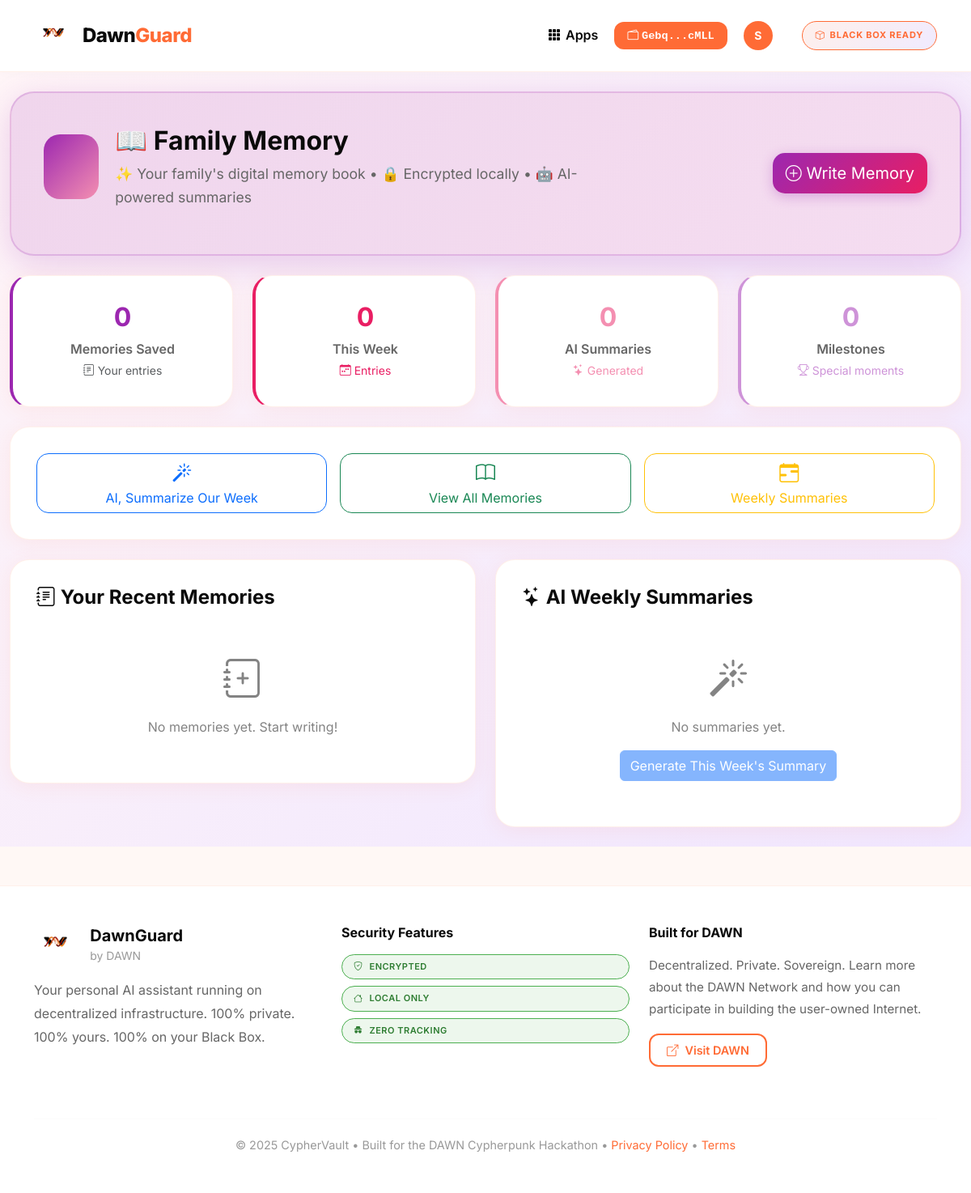
The page /memory/ (signed in) on the database as committed earlier.
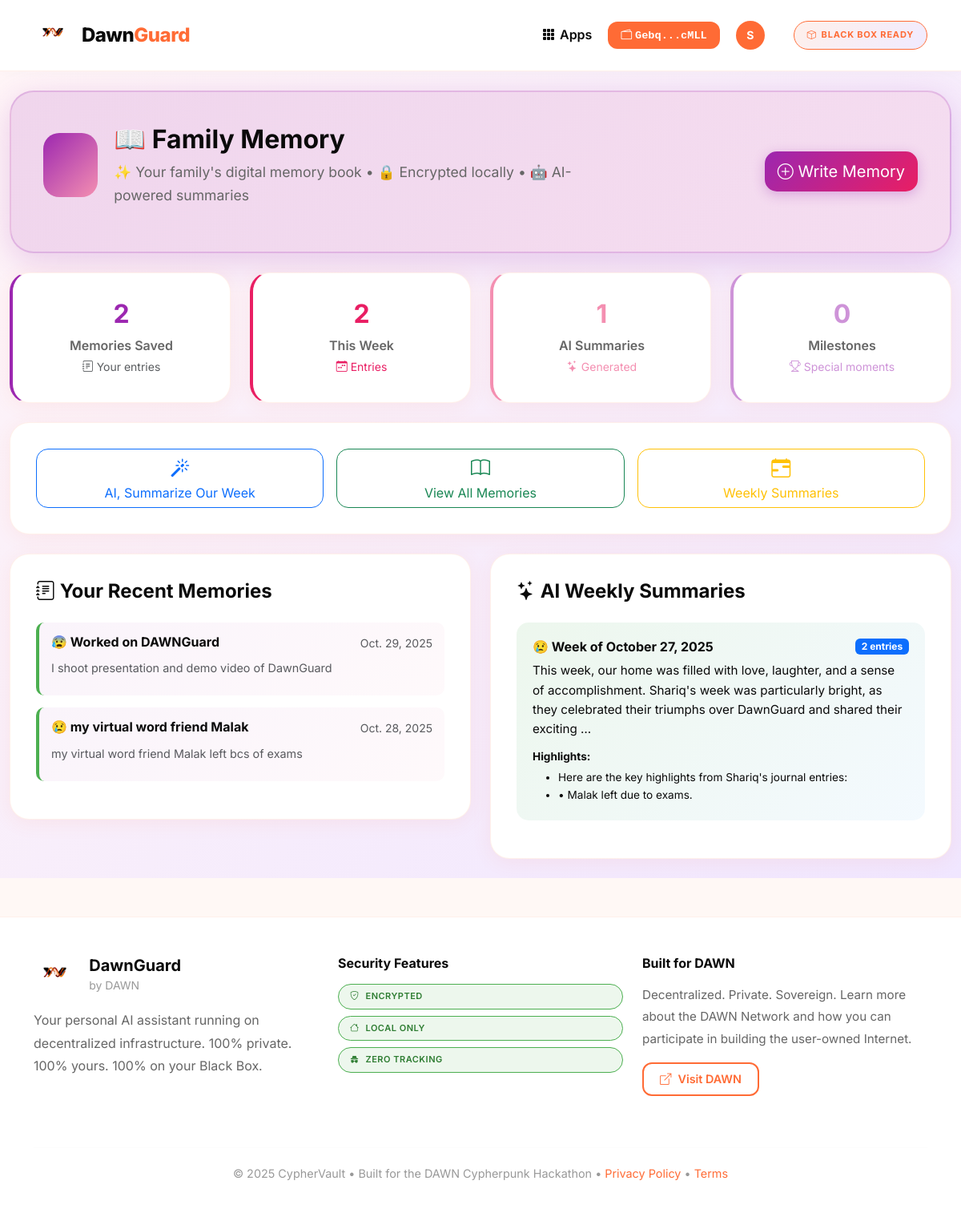
The same page on the database as committed later.
### core/models.py (models this page shows, shortened)
class FamilyJournalEntry(models.Model):
    MOOD_CHOICES = [
        ('amazing', '😄 Amazing'),
        ('happy', '😊 Happy'),
        ('okay', '😐 Okay'),
        ('sad', '😢 Sad'),
        ('stressed', '😰 Stressed'),
    ]
    author = models.ForeignKey(FamilyMember, on_delete=models.CASCADE, related_name='journal_entries')
    title = models.CharField(max_length=200)
    content = models.TextField()  # Will be encrypted
    encrypted_content = models.TextField(blank=True)
    mood = models.CharField(max_length=20, choices=MOOD_CHOICES, default='okay')
    tags = models.JSONField(default=list, blank=True)  # ["school", "sports", "family"]
    is_private = models.BooleanField(default=False)  # Only author can see
    shared_with = models.ManyToManyField(FamilyMember, blank=True, related_name='shared_journal_entries')
    entry_date = models.DateField()  # Date this entry is about
    created_at = models.DateTimeField(auto_now_add=True)
    updated_at = models.DateTimeField(auto_now=True)
    ai_processed = models.BooleanField(default=False)
    sentiment_score = models.FloatField(null=True, blank=True)  # -1.0 to 1.0
    class Meta:
        ordering = ['-entry_date', '-created_at']
        verbose_name_plural = 'Family journal entries'
        indexes = [
            models.Index(fields=['author', 'entry_date']),
        ]
    def get_mood_emoji(self):
        mood_map = {
            'amazing': '😄',
            'happy': '😊',
            'okay': '😐',
            'sad': '😢',
            'stressed': '😰',
        }
        return mood_map.get(self.mood, '😐')

class FamilyWeeklySummary(models.Model):
    week_start = models.DateField()  # Monday of the week
    week_end = models.DateField()    # Sunday of the week
    year = models.IntegerField()
    week_number = models.IntegerField()  # Week 1-52
    ai_summary = models.TextField()  # Beautiful prose summary
    highlights = models.JSONField(default=list)  # ["Emma got an A", "Family pizza night"]
    overall_mood = models.CharField(max_length=20, default='happy')
    total_entries = models.IntegerField(default=0)
    participating_members = models.JSONField(default=list)  # ["Mom", "Emma", "Dad"]
    entries = models.ManyToManyField(FamilyJournalEntry, blank=True, related_name='weekly_summaries')
    encrypted_summary = models.TextField(blank=True)
    created_at = models.DateTimeField(auto_now_add=True)
    generated_by = models.ForeignKey(FamilyMember, on_delete=models.SET_NULL, null=True, blank=True)
    class Meta:
        ordering = ['-week_start']
        unique_together = ['year', 'week_number']
        verbose_name_plural = 'Family weekly summaries'
    def get_week_label(self):
        return f"Week of {self.week_start.strftime('%B %d, %Y')}"
    def get_mood_emoji(self):
        mood_map = {
            'amazing': '😄',
            'happy': '😊',
            'okay': '😐',
            'sad': '😢',
            'stressed': '😰',
        }
        return mood_map.get(self.overall_mood, '😊')

### core/memory_views.py (the view)
# urls.py: path('memory/', memory_views.memory_home, name='memory_home'),
@login_required
def memory_home(request):
    try:
        family_member = FamilyMember.objects.get(user=request.user)
        my_entries = FamilyJournalEntry.objects.filter(
            author=family_member
        )[:5]
        shared_entries = FamilyJournalEntry.objects.filter(
            Q(is_private=False) | Q(shared_with=family_member)
        ).exclude(author=family_member)[:5]
        weekly_summaries = FamilyWeeklySummary.objects.all()[:4]
        today = date.today()
        recent_milestones = FamilyMemoryMilestone.objects.filter(
            milestone_date__lte=today
        )[:5]
        upcoming_milestones = FamilyMemoryMilestone.objects.filter(
            milestone_date__gt=today
        )[:5]
        total_entries = FamilyJournalEntry.objects.filter(author=family_member).count()
        total_summaries = FamilyWeeklySummary.objects.count()
        total_milestones = FamilyMemoryMilestone.objects.count()
        week_start = today - timedelta(days=today.weekday())
        week_end = week_start + timedelta(days=6)
        this_week_entries = FamilyJournalEntry.objects.filter(
            entry_date__gte=week_start,
            entry_date__lte=week_end
        ).count()
        context = {
            'family_member': family_member,
            'my_entries': my_entries,
            'shared_entries': shared_entries,
            'weekly_summaries': weekly_summaries,
            'recent_milestones': recent_milestones,
            'upcoming_milestones': upcoming_milestones,
            'total_entries': total_entries,
            'total_summaries': total_summaries,
            'total_milestones': total_milestones,
            'this_week_entries': this_week_entries,
            'today': today,
        }
        return render(request, 'memory/memory_home.html', context)
    except FamilyMember.DoesNotExist:
        family_member = FamilyMember.objects.create(
            user=request.user,
            display_name=request.user.username.title(),
            role='admin'
        )
        return redirect('memory_home')

### templates/memory/memory_home.html (shortened to what the changed rows need)
{% extends 'base.html' %}
{% load static %}
{% block content %}
<div class="container-fluid py-4" style="background: linear-gradient(135deg, #FFF5F7, #F0E6FF); min-height: 100vh;">
    <div class="row mb-4 animate-fade-in">
        <div class="col-12">
            <div class="memory-hero" style="background: linear-gradient(135deg, rgba(156,39,176,0.15), rgba(244,143,177,0.15)); border-radius: 30px; padding: 40px; box-shadow: 0 10px 40px rgba(156,39,176,0.2); border: 2px solid rgba(156,39,176,0.2);">
                <div class="row align-items-center">
                    <div class="col-md-8">
                        <div class="d-flex align-items-center mb-3">
                            <div>
                                <h2 class="mb-2 fw-bold" style="color: var(--dawn-dark);">
                                    📖 Family Memory
                                </h2>
                            </div>
                        </div>
                    </div>
                </div>
            </div>
        </div>
    </div>
    <div class="row g-4 mb-4">
        <div class="col-md-3">
            <div class="dawn-card text-center" style="border-left: 4px solid #9C27B0;">
                <div class="h2 mb-2 fw-bold" style="color: #9C27B0;">{{ total_entries }}</div>
                <div style="color: #666; font-weight: 600;">Memories Saved</div>
                <small class="text-muted"><i class="bi bi-journal-text"></i> Your entries</small>
            </div>
        </div>
        <div class="col-md-3">
            <div class="dawn-card text-center" style="border-left: 4px solid #E91E63;">
                <div class="h2 mb-2 fw-bold" style="color: #E91E63;">{{ this_week_entries }}</div>
                <div style="color: #666; font-weight: 600;">This Week</div>
                <small style="color: #E91E63;"><i class="bi bi-calendar-week"></i> Entries</small>
            </div>
        </div>
        <div class="col-md-3">
            <div class="dawn-card text-center" style="border-left: 4px solid #F48FB1;">
                <div class="h2 mb-2 fw-bold" style="color: #F48FB1;">{{ total_summaries }}</div>
                <div style="color: #666; font-weight: 600;">AI Summaries</div>
                <small style="color: #F48FB1;"><i class="bi bi-stars"></i> Generated</small>
            </div>
        </div>
    </div>
    <div class="row g-4">
        <div class="col-md-6">
            <div class="dawn-card">
                {% if my_entries %}
                    {% for entry in my_entries %}
                    <div class="memory-entry" style="background: linear-gradient(135deg, rgba(156,39,176,0.05), rgba(244,143,177,0.05)); border-left: 4px solid {{ entry.mood|yesno:'#4CAF50,#FF9800,#F44336' }}; border-radius: 10px; padding: 15px; margin-bottom: 15px; cursor: pointer;" onclick="viewEntry({{ entry.id }})">
                        <div class="d-flex justify-content-between align-items-start mb-2">
                            <h6 class="mb-0 fw-bold">{{ entry.get_mood_emoji }} {{ entry.title }}</h6>
                            <small class="text-muted">{{ entry.entry_date }}</small>
                        </div>
                        <p class="mb-2 text-muted" style="font-size: 0.9rem;">
                            {{ entry.content|truncatewords:20 }}
                        </p>
                    </div>
                    {% endfor %}
                {% else %}
                    <div class="text-center py-4" style="opacity: 0.5;">
                        <i class="bi bi-journal-plus" style="font-size: 48px;"></i>
                        <p class="mt-2 mb-0">No memories yet. Start writing!</p>
                    </div>
                {% endif %}
            </div>
        </div>
        <div class="col-md-6">
            <div class="dawn-card">
                {% if weekly_summaries %}
                    {% for summary in weekly_summaries %}
                    <div class="weekly-summary" style="background: linear-gradient(135deg, rgba(76,175,80,0.1), rgba(33,150,243,0.05)); border-radius: 15px; padding: 20px; margin-bottom: 15px;">
                        <div class="d-flex justify-content-between align-items-center mb-2">
                            <h6 class="mb-0 fw-bold">{{ summary.get_mood_emoji }} {{ summary.get_week_label }}</h6>
                            <span class="badge bg-primary">{{ summary.total_entries }} entries</span>
                        </div>
                        <p class="mb-2" style="font-size: 0.95rem; line-height: 1.6;">
                            {{ summary.ai_summary|truncatewords:30 }}
                        </p>
                        {% if summary.highlights %}
                        <div class="mt-2">
                            <strong style="font-size: 0.85rem;">Highlights:</strong>
                            <ul class="mb-0 mt-1" style="font-size: 0.85rem;">
                                {% for highlight in summary.highlights|slice:":2" %}
                                <li>{{ highlight }}</li>
                                {% endfor %}
                            </ul>
                        </div>
                        {% endif %}
                    </div>
                    {% endfor %}
                {% else %}
                    <div class="text-center py-4" style="opacity: 0.5;">
                        <i class="bi bi-magic" style="font-size: 48px;"></i>
                        <p class="mt-2 mb-3">No summaries yet.</p>
                        <button class="btn btn-primary" onclick="generateWeeklySummary(event)">
                            Generate This Week's Summary
                        </button>
                    </div>
                {% endif %}
            </div>
        </div>
    </div>
</div>
{% endblock %}

Rows that differ between the two databases and show on the page:
added FamilyJournalEntry: get_mood_emoji "😰", title "Worked on DAWNGuard", entry_date "Oct. 29, 2025", content "I shoot presentation and demo video of DawnGuard"
added FamilyJournalEntry: get_mood_emoji "😢", title "my virtual word friend Malak", entry_date "Oct. 28, 2025", content "my virtual word friend Malak left bcs of exams"
added FamilyWeeklySummary: get_mood_emoji "😢", get_week_label "Week of October 27, 2025", total_entries "2", ai_summary "This week, our home was filled with love, laughter, and a sense of accomplishment. Shariq's week was particularly bright, as they celebrated their triumphs over DawnGuard and shared their exciting …", highlights "Here are the key highlights from Shariq's journal entries:" "• Malak left due to exams."
Other text that changed with them:
{{ total_entries }}: "0" → "2"
{{ this_week_entries }}: "0" → "2"
{{ total_summaries }}: "0" → "1"
text no longer shown: "No memories yet. Start writing! No summaries yet. Generate This Week's Summary"
